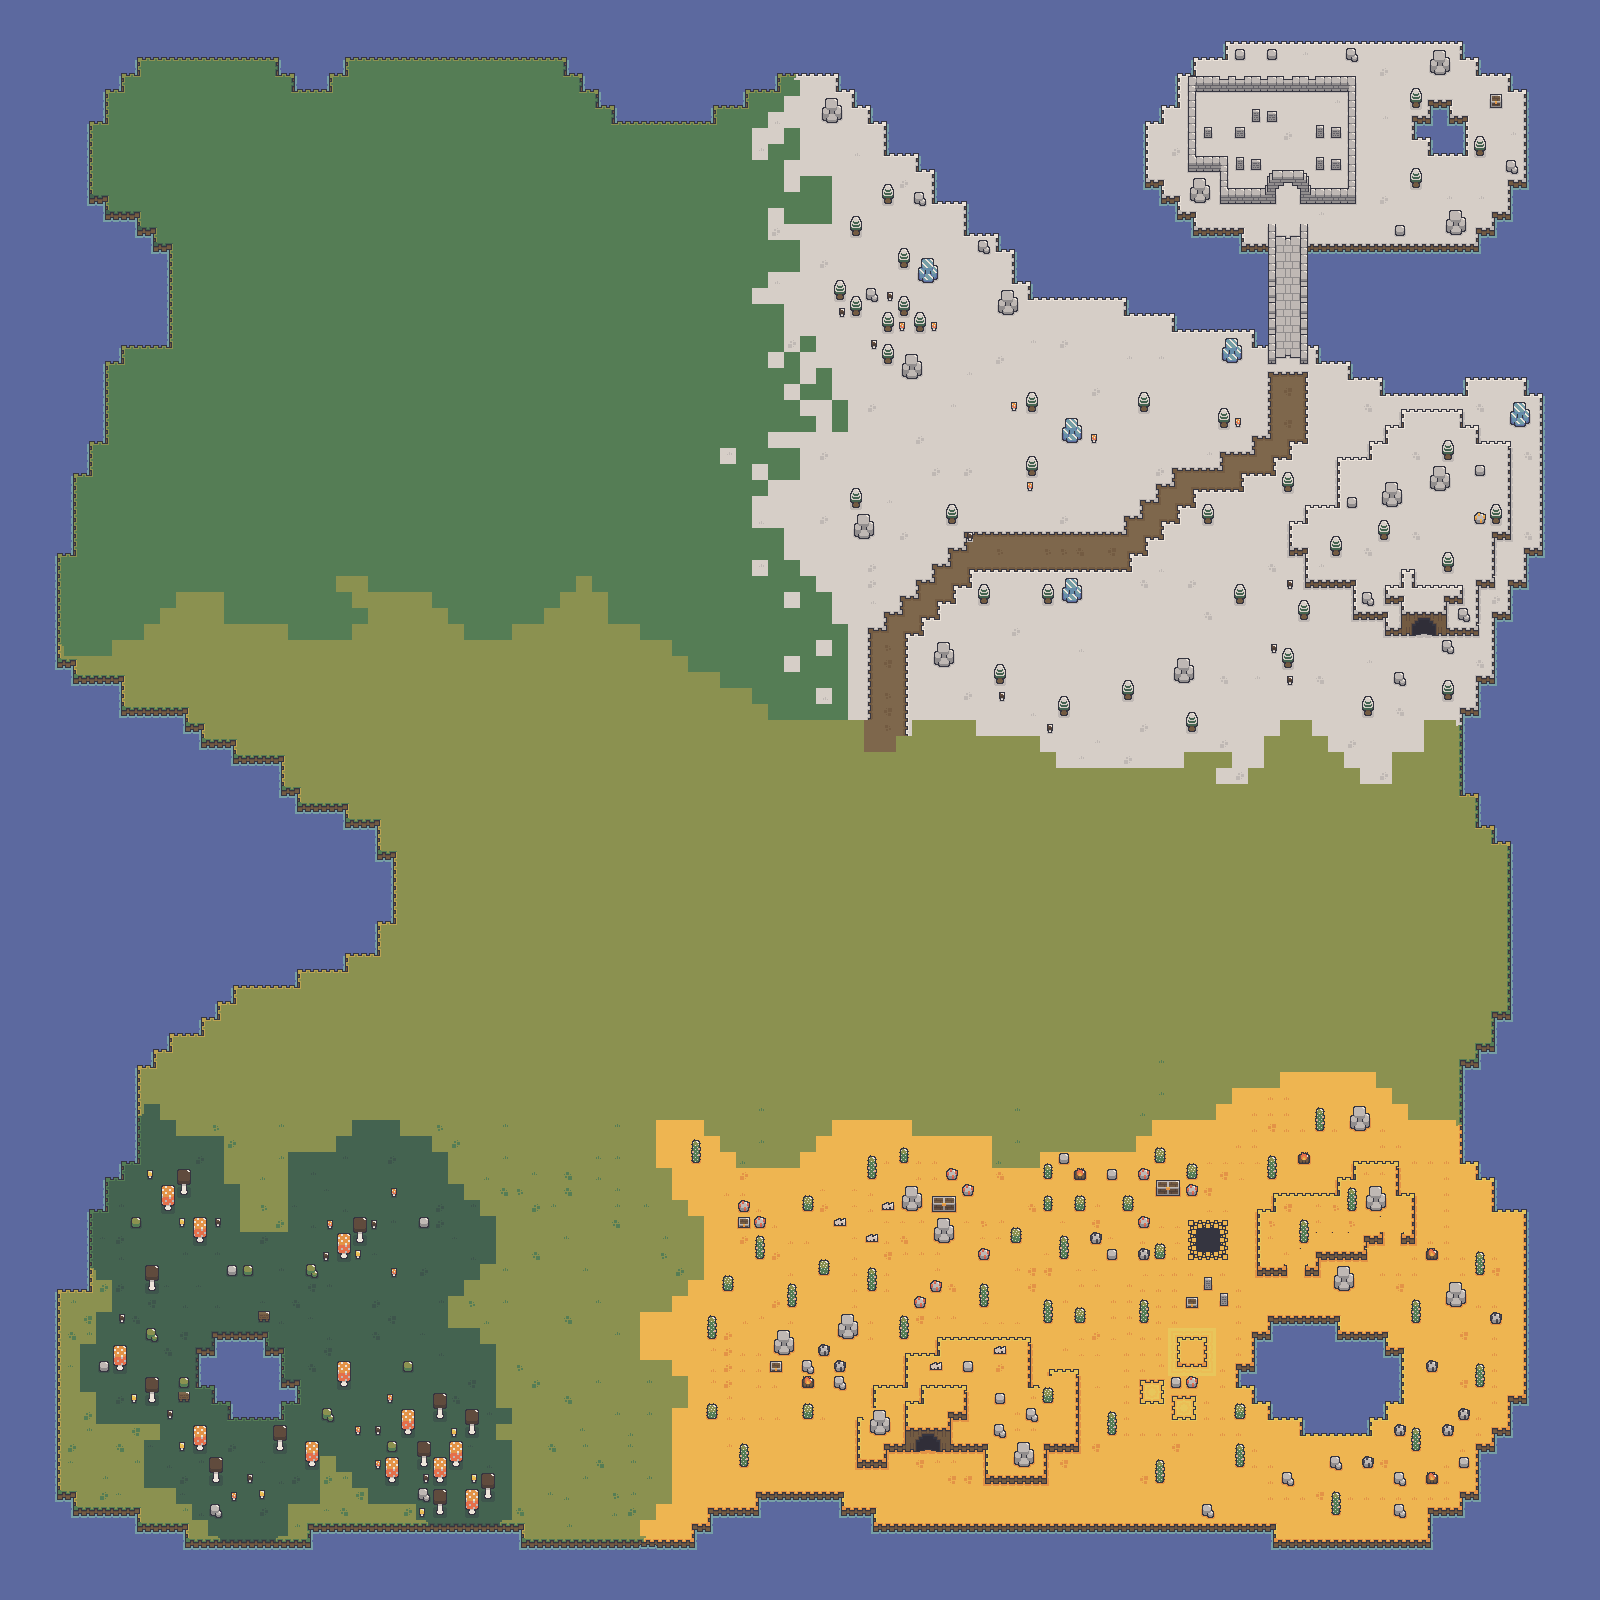

A level layout from a 2D game, rendered from its tile map. Below: a short description, then the map file with tile-grid data replaced by summaries:
An orthogonal 100x100 tile map with 16x16 px tiles, 4 tile layers (terrain, swamp_elements, desert_elements, tundra_elements), 17 tilesets.

<map version="1.10" tiledversion="1.10.2" orientation="orthogonal" renderorder="right-down" width="100" height="100" tilewidth="16" tileheight="16" infinite="0" nextlayerid="6" nextobjectid="1">
 <tileset firstgid="1" source="../tilesets/taiga_tiles.tsx" />
 <tileset firstgid="199" source="../tilesets/tundra_tiles.tsx" />
 <tileset firstgid="397" source="../tilesets/forest_tiles.tsx" />
 <tileset firstgid="595" source="../tilesets/desert_tiles.tsx" />
 <tileset firstgid="793" source="../tilesets/swamp_tiles.tsx" />
 <tileset firstgid="991" source="../tilesets/tundraTaiga_tiles.tsx" />
 <tileset firstgid="1099" source="../tilesets/tundraForest_tiles.tsx" />
 <tileset firstgid="1207" source="../tilesets/forestDesert_tiles.tsx" />
 <tileset firstgid="1315" source="../tilesets/swampForest_tiles.tsx" />
 <tileset firstgid="1423" source="../tilesets/taigaForest_tiles.tsx" />
 <tileset firstgid="1531" source="../tilesets/tundra_ [resources].tsx" />
 <tileset firstgid="1651" source="../tilesets/tundra_ [bridgeVertical].tsx" />
 <tileset firstgid="1701" source="../tilesets/tundra_ [fencesAndWalls].tsx" />
 <tileset firstgid="1881" source="../tilesets/tundraPath_.tsx" />
 <tileset firstgid="1921" source="../tilesets/desert_ [resources].tsx" />
 <tileset firstgid="2041" source="../tilesets/quickSand_.tsx" />
 <tileset firstgid="2151" source="../tilesets/swamp_ [resources].tsx" />
 <layer id="1" name="terrain" width="100" height="100">
  <data>[10000 cells, 10000 non-empty, 115 distinct tile ids]</data>
 </layer>
 <layer id="5" name="swamp_elements" width="100" height="100">
  <data>[10000 cells, 86 non-empty, 17 distinct tile ids]</data>
 </layer>
 <layer id="4" name="desert_elements" width="100" height="100">
  <data>[10000 cells, 563 non-empty, 85 distinct tile ids]</data>
 </layer>
 <layer id="2" name="tundra_elements" width="100" height="100">
  <data>[10000 cells, 394 non-empty, 94 distinct tile ids]</data>
 </layer>
</map>
